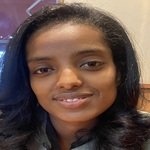
#> input picture egineface/untitled folder/images/bitaniya/IMG_0137.jpg, 150 x 150 px; its folder holds only this picture in this run
$ jupyter execute --allow-errors egine.ipynb
#> lines starting #> are read from the running program, lines starting #| are printed output that depends on the picture
[cell 1]
import os
import glob
import cv2
import numpy as np
from PIL import Image
from sklearn.decomposition import PCA
from sklearn.preprocessing import LabelEncoder
from sklearn.model_selection import train_test_split
from sklearn.discriminant_analysis import LinearDiscriminantAnalysis as LDA

# Define the main folder path where the dataset is located
dataset = "untitled folder/images"

# Iterate over each letter in the main folder and create subfolders for processed images
for image in os.listdir(dataset):
    os.makedirs(os.path.join(dataset, "processed", image), exist_ok=True)

# Read each image, resize it to 150x150 pixels, convert it to grayscale,
# and save the processed image to the corresponding subfolder
for image_folder in glob.glob(os.path.join(dataset, "*")):
    image = os.path.basename(image_folder)
    image_paths = glob.glob(os.path.join(image_folder, "*.jpg")) + glob.glob(os.path.join(image_folder, "*.png"))
    for image_path in image_paths:
        imag = cv2.imread(image_path)
#> imag is the input picture: shape (150, 150, 3); mean B, G, R 70.8, 78.8, 100.1
        resized_image = cv2.resize(imag, (150, 150))
        gray_image = cv2.cvtColor(resized_image, cv2.COLOR_BGR2GRAY)
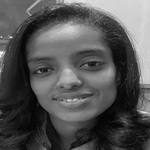
#> gray_image: shape (150, 150); min 1, max 250, mean 84.3
        cv2.imwrite(os.path.join(dataset, "processed", image, os.path.basename(image_path)), gray_image)

[cell 2]
# Assuming you have 10 images of a person in your dataset

# Load the images and convert them to grayscale
images = []
labels = []
for i in range(10):
    image_path = f"untitled folder/images/processed/bitaniya/image{i+1}.jpg"
    try:
        image = Image.open(image_path).convert("L")  # Convert to grayscale
        images.append(np.array(image))
        labels.append("person")
        print(f"Loaded image: {image_path}")
    except Exception as e:
        print(f"Error loading image: {image_path}")
        print(str(e))

# Convert the images and labels to NumPy arrays
images = np.array(images)
#> images = empty array
labels = np.array(labels)

# Flatten the images
#> (the rest of this cell did not finish here and is left out)

[cell 3]
# Prepare the Dataset
face_images = []
for image in images:
    image_array = np.array(image)  # Convert PIL Image to NumPy array
    face_images.append(image_array)
#> this loop made 0 passes
#> after the loop, face_images = []

[cell 4]
face_images = np.array(face_images)
#> face_images = empty array
#> (the rest of this cell did not finish here and is left out)
